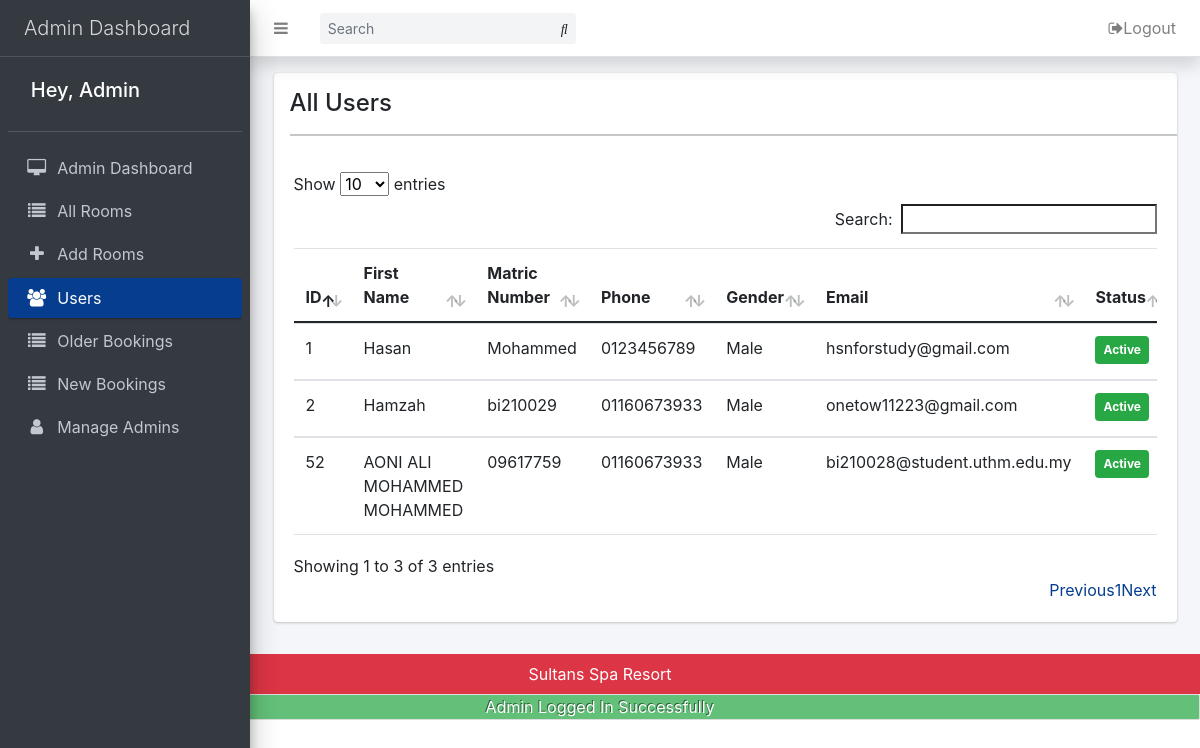
Page /admin/users.php (signed in) on the committed database.
### tables this page shows
CREATE TABLE `users` (
  `id` bigint(11) NOT NULL,
  `fname` varchar(191) NOT NULL,
  `lname` char(191) NOT NULL,
  `phone` varchar(50) NOT NULL,
  `gender` varchar(50) NOT NULL,
  `email` varchar(191) NOT NULL,
  `password` varchar(191) NOT NULL,
  `status` tinyint(4) NOT NULL DEFAULT 0,
  `created_at` timestamp NOT NULL DEFAULT current_timestamp() ON UPDATE current_timestamp(),
  `active` tinyint(11) DEFAULT NULL
);

### admin/users.php (the view, shortened to what this page needs)
<?php include('includes/header.php') ?>
<div class="container">
    <div class="row">
        <div class="col-md-12">
            <div class="card">
                <div class="pl-3 pt-3">
                    <h4 class="heading">All Users</h4>
                    <hr>
                </div>
                <div class="card-body">
                    <div class="table-responsive">
                        <table class="table" id="myTable">
                            <thead>
                                <tr>
                                    <th>ID</th>
                                    <th>First Name</th>
                                    <th>Matric Number</th>
                                    <th>Phone</th>
                                    <th>Gender</th>
                                    <th>Email</th>
                                    <th>Status</th>
                                </tr>
                            </thead>
                            <tbody>
                                <?php
                                $all_users = "SELECT * FROM users";
                                $all_users_run = mysqli_query($con, $all_users);
                                if(mysqli_num_rows($all_users_run) > 0):
                                    foreach($all_users_run as $row)
                                    {
                                    ?>
                                    <tr>
                                        <td> <?= $row['id']; ?> </td>
                                        <td> <?= $row['fname']; ?> </td>
                                        <td> <?= $row['lname']; ?> </td>
                                        <td> <?= $row['phone']; ?> </td>
                                        <td> <?= $row['gender']; ?> </td>
                                        <td> <?= $row['email']; ?> </td>
                                        <td> <?= $row['status'] == '0'?'<span class="bg-success badge p-2">Active</span>':'<span class="bg-danger badge p-2">Banned</span>'; ?> </td>
                                    </tr>
                                    <?php
                                    }
                                else :
                                ?>
                                <tr class="text-center">
                                    <td colspan="9"><h1>No records Found </h1></td>
                                </tr>
                                <?php endif; ?>
                            </tbody>
                        </table>
                    </div>
                </div>
            </div>
        </div>
    </div>
</div>
<?php include('includes/footer.php') ?>

### rows in the picture
users: id "1", fname "Hasan", lname "Mohammed", phone "0123456789", gender "Male", email "hsnforstudy@gmail.com", status "Active"
users: id "2", fname "Hamzah", lname "bi210029", phone "01160673933", gender "Male", email "onetow11223@gmail.com", status "Active"
users: id "52", fname "AONI ALI MOHAMMED MOHAMMED", lname "09617759", phone "01160673933", gender "Male", email "bi210028@student.uthm.edu.my", status "Active"

### other values in the picture
$_SESSION['admin']['name'] "Admin"
